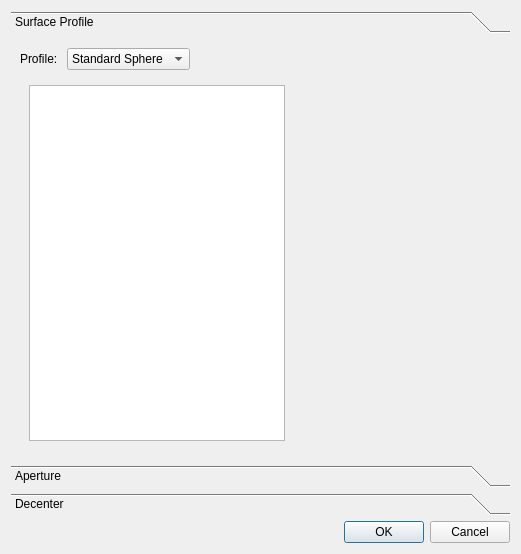
<?xml version="1.0" encoding="UTF-8"?>
<ui version="4.0">
 <class>SurfacePropertyDlg</class>
 <widget class="QDialog" name="SurfacePropertyDlg">
  <property name="geometry">
   <rect>
    <x>0</x>
    <y>0</y>
    <width>521</width>
    <height>554</height>
   </rect>
  </property>
  <property name="windowTitle">
   <string>Dialog</string>
  </property>
  <layout class="QGridLayout" name="gridLayout">
   <item row="1" column="0">
    <widget class="QDialogButtonBox" name="buttonBox">
     <property name="orientation">
      <enum>Qt::Horizontal</enum>
     </property>
     <property name="standardButtons">
      <set>QDialogButtonBox::Cancel|QDialogButtonBox::Ok</set>
     </property>
    </widget>
   </item>
   <item row="0" column="0">
    <widget class="QToolBox" name="toolBox">
     <property name="currentIndex">
      <number>0</number>
     </property>
     <widget class="QWidget" name="surfaceProfilePage">
      <property name="geometry">
       <rect>
        <x>0</x>
        <y>0</y>
        <width>497</width>
        <height>388</height>
       </rect>
      </property>
      <attribute name="label">
       <string>Surface Profile</string>
      </attribute>
      <layout class="QGridLayout" name="gridLayout_2">
       <item row="1" column="0" colspan="3">
        <widget class="QStackedWidget" name="surfaceProfileStack">
         <property name="currentIndex">
          <number>2</number>
         </property>
         <widget class="QWidget" name="sphericalPage">
          <layout class="QGridLayout" name="gridLayout_3">
           <item row="0" column="1">
            <widget class="QLineEdit" name="sphericalRadiusEdit">
             <property name="sizePolicy">
              <sizepolicy hsizetype="Minimum" vsizetype="Fixed">
               <horstretch>0</horstretch>
               <verstretch>0</verstretch>
              </sizepolicy>
             </property>
            </widget>
           </item>
           <item row="0" column="0">
            <widget class="QLabel" name="label_2">
             <property name="text">
              <string>Radius:</string>
             </property>
            </widget>
           </item>
           <item row="1" column="0" colspan="2">
            <spacer name="verticalSpacer">
             <property name="orientation">
              <enum>Qt::Vertical</enum>
             </property>
             <property name="sizeHint" stdset="0">
              <size>
               <width>20</width>
               <height>40</height>
              </size>
             </property>
            </spacer>
           </item>
           <item row="0" column="2">
            <spacer name="horizontalSpacer">
             <property name="orientation">
              <enum>Qt::Horizontal</enum>
             </property>
             <property name="sizeHint" stdset="0">
              <size>
               <width>40</width>
               <height>20</height>
              </size>
             </property>
            </spacer>
           </item>
          </layout>
         </widget>
         <widget class="QWidget" name="evenAspherePage">
          <layout class="QGridLayout" name="gridLayout_5">
           <item row="0" column="0">
            <widget class="QLabel" name="label">
             <property name="text">
              <string>Data:</string>
             </property>
            </widget>
           </item>
           <item row="0" column="1">
            <widget class="QTableWidget" name="evenAsphereDataTable"/>
           </item>
           <item row="0" column="2">
            <spacer name="horizontalSpacer_3">
             <property name="orientation">
              <enum>Qt::Horizontal</enum>
             </property>
             <property name="sizeHint" stdset="0">
              <size>
               <width>40</width>
               <height>20</height>
              </size>
             </property>
            </spacer>
           </item>
          </layout>
         </widget>
         <widget class="QWidget" name="oddAspherePage">
          <layout class="QGridLayout" name="gridLayout_7">
           <item row="0" column="1">
            <spacer name="horizontalSpacer_6">
             <property name="orientation">
              <enum>Qt::Horizontal</enum>
             </property>
             <property name="sizeHint" stdset="0">
              <size>
               <width>40</width>
               <height>20</height>
              </size>
             </property>
            </spacer>
           </item>
           <item row="0" column="0">
            <widget class="QTableWidget" name="oddAsphereDataTable">
             <property name="sizePolicy">
              <sizepolicy hsizetype="Minimum" vsizetype="Expanding">
               <horstretch>0</horstretch>
               <verstretch>0</verstretch>
              </sizepolicy>
             </property>
            </widget>
           </item>
          </layout>
         </widget>
        </widget>
       </item>
       <item row="0" column="1">
        <widget class="QComboBox" name="surfaceProfileTypeCombo">
         <property name="sizePolicy">
          <sizepolicy hsizetype="Fixed" vsizetype="Fixed">
           <horstretch>0</horstretch>
           <verstretch>0</verstretch>
          </sizepolicy>
         </property>
         <item>
          <property name="text">
           <string>Standard Sphere</string>
          </property>
         </item>
         <item>
          <property name="text">
           <string>Even Asphere</string>
          </property>
         </item>
         <item>
          <property name="text">
           <string>Odd Asphere</string>
          </property>
         </item>
        </widget>
       </item>
       <item row="0" column="2">
        <spacer name="horizontalSpacer_2">
         <property name="orientation">
          <enum>Qt::Horizontal</enum>
         </property>
         <property name="sizeHint" stdset="0">
          <size>
           <width>40</width>
           <height>20</height>
          </size>
         </property>
        </spacer>
       </item>
       <item row="0" column="0">
        <widget class="QLabel" name="surfaceProfileLabel">
         <property name="text">
          <string>Profile: </string>
         </property>
        </widget>
       </item>
      </layout>
     </widget>
     <widget class="QWidget" name="aperturePage">
      <property name="geometry">
       <rect>
        <x>0</x>
        <y>0</y>
        <width>497</width>
        <height>388</height>
       </rect>
      </property>
      <attribute name="label">
       <string>Aperture</string>
      </attribute>
      <layout class="QGridLayout" name="gridLayout_4">
       <item row="0" column="0">
        <widget class="QLabel" name="label_3">
         <property name="text">
          <string>Type:</string>
         </property>
        </widget>
       </item>
       <item row="0" column="1">
        <widget class="QComboBox" name="apertureTypeCombo">
         <property name="sizePolicy">
          <sizepolicy hsizetype="Fixed" vsizetype="Fixed">
           <horstretch>0</horstretch>
           <verstretch>0</verstretch>
          </sizepolicy>
         </property>
         <item>
          <property name="text">
           <string>None</string>
          </property>
         </item>
         <item>
          <property name="text">
           <string>Circular</string>
          </property>
         </item>
        </widget>
       </item>
       <item row="0" column="2">
        <spacer name="horizontalSpacer_5">
         <property name="orientation">
          <enum>Qt::Horizontal</enum>
         </property>
         <property name="sizeHint" stdset="0">
          <size>
           <width>40</width>
           <height>20</height>
          </size>
         </property>
        </spacer>
       </item>
       <item row="1" column="0" colspan="3">
        <widget class="QStackedWidget" name="apertureStack">
         <property name="currentIndex">
          <number>1</number>
         </property>
         <widget class="QWidget" name="apertureNonePage"/>
         <widget class="QWidget" name="apertureCircularPage">
          <layout class="QGridLayout" name="gridLayout_6">
           <item row="0" column="0">
            <widget class="QLabel" name="label_4">
             <property name="text">
              <string>Radius:</string>
             </property>
            </widget>
           </item>
           <item row="1" column="0" colspan="2">
            <spacer name="verticalSpacer_2">
             <property name="orientation">
              <enum>Qt::Vertical</enum>
             </property>
             <property name="sizeHint" stdset="0">
              <size>
               <width>20</width>
               <height>40</height>
              </size>
             </property>
            </spacer>
           </item>
           <item row="0" column="1">
            <widget class="QLineEdit" name="circularRadiusEdit">
             <property name="sizePolicy">
              <sizepolicy hsizetype="Fixed" vsizetype="Fixed">
               <horstretch>0</horstretch>
               <verstretch>0</verstretch>
              </sizepolicy>
             </property>
            </widget>
           </item>
           <item row="0" column="2">
            <spacer name="horizontalSpacer_4">
             <property name="orientation">
              <enum>Qt::Horizontal</enum>
             </property>
             <property name="sizeHint" stdset="0">
              <size>
               <width>40</width>
               <height>20</height>
              </size>
             </property>
            </spacer>
           </item>
          </layout>
         </widget>
        </widget>
       </item>
      </layout>
     </widget>
     <widget class="QWidget" name="decenterPage">
      <property name="geometry">
       <rect>
        <x>0</x>
        <y>0</y>
        <width>497</width>
        <height>388</height>
       </rect>
      </property>
      <attribute name="label">
       <string>Decenter</string>
      </attribute>
      <widget class="QLabel" name="label_5">
       <property name="geometry">
        <rect>
         <x>130</x>
         <y>40</y>
         <width>151</width>
         <height>16</height>
        </rect>
       </property>
       <property name="text">
        <string>Not implemented</string>
       </property>
      </widget>
     </widget>
    </widget>
   </item>
  </layout>
 </widget>
 <resources/>
 <connections>
  <connection>
   <sender>buttonBox</sender>
   <signal>accepted()</signal>
   <receiver>SurfacePropertyDlg</receiver>
   <slot>accept()</slot>
   <hints>
    <hint type="sourcelabel">
     <x>248</x>
     <y>254</y>
    </hint>
    <hint type="destinationlabel">
     <x>157</x>
     <y>274</y>
    </hint>
   </hints>
  </connection>
  <connection>
   <sender>buttonBox</sender>
   <signal>rejected()</signal>
   <receiver>SurfacePropertyDlg</receiver>
   <slot>reject()</slot>
   <hints>
    <hint type="sourcelabel">
     <x>316</x>
     <y>260</y>
    </hint>
    <hint type="destinationlabel">
     <x>286</x>
     <y>274</y>
    </hint>
   </hints>
  </connection>
 </connections>
</ui>
